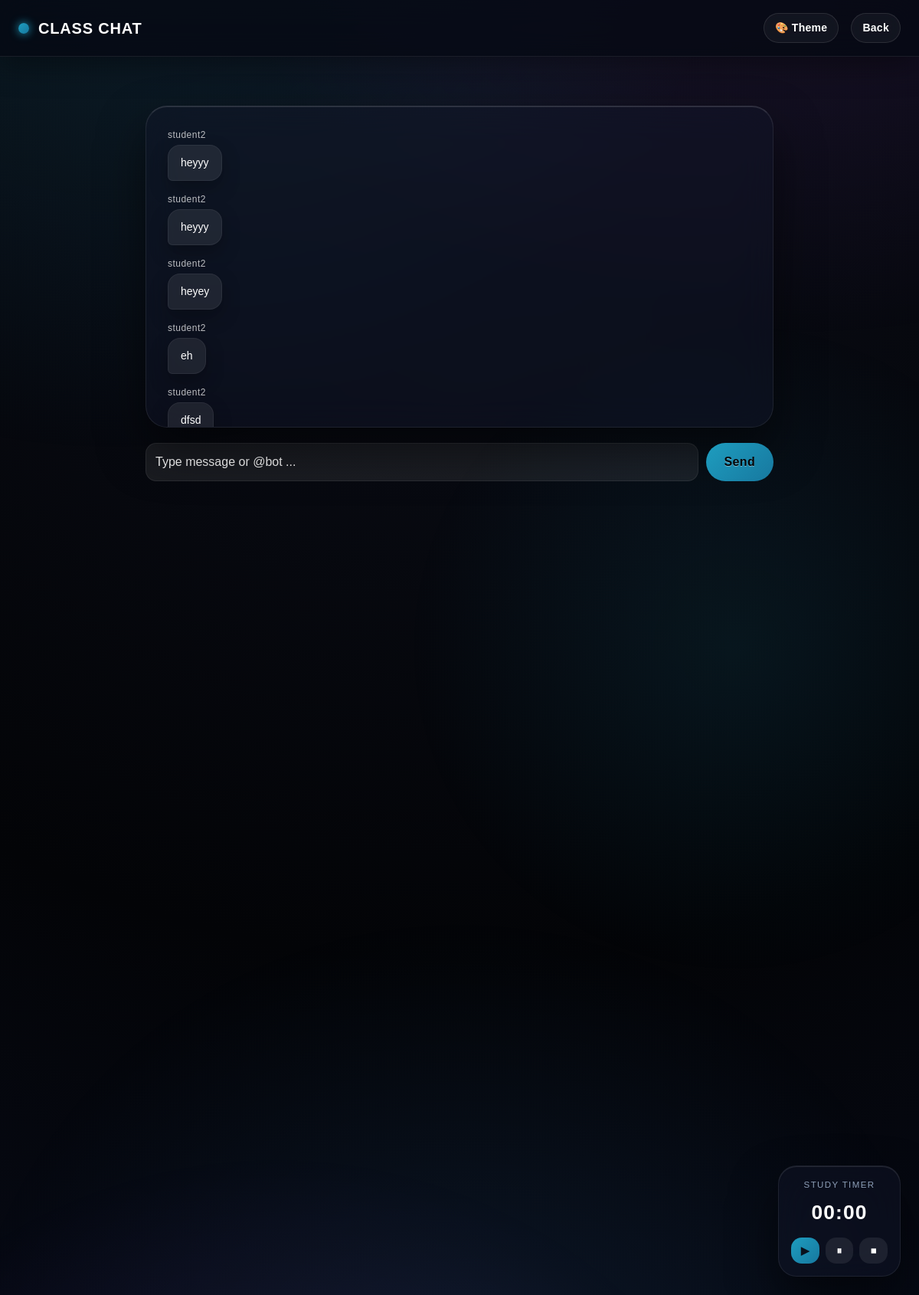
Screenshot of /class_chat (signed in) with the database file from the repository.
### tables this page shows
CREATE TABLE class_messages(
        id INTEGER PRIMARY KEY AUTOINCREMENT,
        user_id INTEGER,
        message TEXT,
        timestamp TEXT
    );

CREATE TABLE users(
        id INTEGER PRIMARY KEY AUTOINCREMENT,
        username TEXT,
        password TEXT,
        role TEXT,
        class_code TEXT
    );

### app.py (the view, shortened to what this page needs)
@app.route("/class_chat", methods=["GET", "POST"])
def class_chat():
    blocked_words = [
        "fuck","shit","bitch","asshole","sex","nude","porn","xxx",
        "bhenchod","madarchod","gandu","randi","chutiya","loda","chodu","maderchod",
        "behen ke lode","lund","bhosdiwale","gand","randi ka bacha",
        "chutiye","bhosdi ke","lund ke","chutiya ke","madarchod ke", "lode","rape" , "gand"
    ]
    if "user_id" not in session:
        return redirect("/login")
    conn = get_db()
    warning = None
    messages = conn.execute(
        """
        SELECT class_messages.*, users.username
        FROM class_messages
        LEFT JOIN users ON users.id = class_messages.user_id
        WHERE users.class_code = ?
        ORDER BY class_messages.id ASC
        """,
        (session["class_code"],),
    ).fetchall()
    if request.args.get("ajax"):
        return render_template("chat_messages.html", messages=messages)
    return render_template("class_chat.html", messages=messages, warning=warning)

### app.py (called while the page is built)
def get_db():
    conn = sqlite3.connect("users.db")
    conn.row_factory = sqlite3.Row
    return conn

### templates/class_chat.html (shortened to what this page needs)
{% extends "base_timer.html" %}
{% block extra_styles %}
<link rel="stylesheet" href="{{ url_for('static', filename='chat.css') }}" />
{% endblock %}
{% block navbar_title %}Class Chat{% endblock %}
{% block navbar_actions %}
<a href="/dashboard" class="btn btn-light btn-sm">Back</a>
{% endblock %}
{% block content %}
<div class="container mt-4">
  <div class="chat-box" id="chatBox">
    {% for msg in messages %}
    <div
      class="message {% if msg.user_id == session['user_id'] %}me{% else %}other{% endif %}"
    >
      <div class="sender">
        {% if msg.user_id == 0 %} 🤖 Bot {% else %} {{ msg.username }} {% endif %}
      </div>
      <div class="bubble">{{ msg.message }}</div>
    </div>
    {% endfor %}
  </div>
  <div class="chat-input mt-3">
    <input
      id="msgInput"
      name="message"
      placeholder="Type message or @bot ..."
      required
    />
    <button id="sendBtn" onclick="sendMessage(event)">Send</button>
  </div>
</div>
{% endblock %}

### static/style.css (style rules this page uses)
:root { --si-bg-top: #0c0f1a; --si-bg-bottom: #030407; --si-bg-core: #060913; --si-panel: rgba(18, 24, 43, 0.45); --si-panel-soft: rgba(22, 30, 50, 0.3); --si-border: rgba(255, 255, 255, 0.08); --si-border-strong: rgba(255, 255, 255, 0.18); --si-text: #ffffff; --si-text-muted: #8E9FB8; --si-text-soft: #5C6E8A; --si-accent: linear-gradient(135deg, #1e9dbf 0%, #17789f 100%); --si-accent-hover: linear-gradient(135deg, #17789f 0%, #1e9dbf 100%); --si-accent-solid: #1e9dbf; --si-accent-cool: #bb52ff; --si-shadow: 0 30px 60px rgba(0, 0, 0, 0.5), inset 0 1px 0 rgba(255, 255, 255, 0.1); --si-shadow-soft: 0 20px 40px rgba(0, 0, 0, 0.3); --si-shadow-glow: 0 8px 30px rgba(30, 157, 191, 0.35); --si-radius-lg: 28px; --si-radius-md: 20px; --si-blur: blur(24px); }
html { scroll-behavior: smooth; }
body { min-height: 100vh; background: radial-gradient(circle at top, var(--si-bg-top), var(--si-bg-bottom) 70%, var(--si-bg-core)); color: var(--si-text); font-family: "Segoe UI", "SF Pro Display", "Helvetica Neue", sans-serif; text-rendering: optimizeLegibility; -webkit-font-smoothing: antialiased; }
body::before { content: ""; position: fixed; top: -50vh; left: 0; right: 0; bottom: -50vh; pointer-events: none; background: radial-gradient(circle at 12% 18%, rgba(30, 157, 191, 0.15), transparent 28%), radial-gradient(circle at 88% 12%, rgba(187, 82, 255, 0.15), transparent 28%), radial-gradient(circle at 50% 80%, rgba(79, 172, 254, 0.1), transparent 24%); transform: translateY(calc(var(--scroll-y, 0px) * -0.3)); will-change: transform; z-index: -1; }
body::after { content: ""; position: fixed; top: -50vh; left: 0; right: 0; bottom: -50vh; pointer-events: none; background: radial-gradient(circle at 30% 90%, rgba(187, 82, 255, 0.12), transparent 22%), radial-gradient(circle at 80% 50%, rgba(30, 157, 191, 0.1), transparent 22%); transform: translateY(calc(var(--scroll-y, 0px) * -0.15)); will-change: transform; z-index: -2; }
body a { color: var(--si-accent-solid); text-decoration-thickness: 1px; text-underline-offset: 0.18em; transition: color 0.2s ease, opacity 0.2s ease; }
.container { width: min(1140px, calc(100% - 32px)); padding-bottom: 120px; }
.btn, button, .vibe-study-btn { border: none !important; border-radius: 999px !important; padding: 12px 24px !important; font-weight: 700 !important; letter-spacing: 0.02em; box-shadow: none !important; transition: all 0.3s cubic-bezier(0.2, 0.8, 0.2, 1) !important; position: relative; overflow: hidden; }
.btn-dark, .btn-light, .btn-warning, .btn-danger, .btn-secondary { background: rgba(255, 255, 255, 0.05) !important; color: var(--si-text) !important; border: 1px solid rgba(255, 255, 255, 0.1) !important; backdrop-filter: blur(10px); }
.btn-sm { padding: 8px 14px !important; }
input, textarea, select { background: rgba(255, 255, 255, 0.08) !important; color: var(--si-text) !important; border: 1px solid var(--si-border) !important; border-radius: 14px !important; box-shadow: none !important; -webkit-text-fill-color: var(--si-text); caret-color: var(--si-text); }
input::placeholder, textarea::placeholder { color: rgba(231, 238, 252, 0.55); }

### rows the page displays
class_messages: username "student2", message "heyyy"
class_messages: username "student2", message "heyyy"
class_messages: username "student2", message "heyey"
class_messages: username "student2", message "eh"
class_messages: username "student2", message "dfsd"
